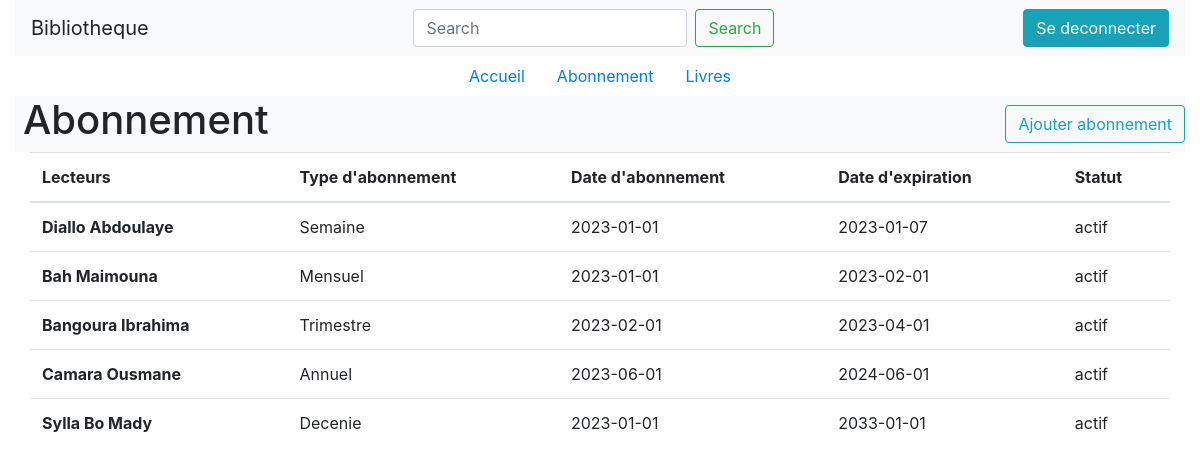
/index.php?page=Abonnement, run on the app's committed database.
### tables this page shows
CREATE TABLE if not EXISTS abonnement(
      id varchar(100) PRIMARY KEY,
      date_abonnement date not null,
      date_expiration date not null,
      statut varchar(16) default 'actif',
      id_personnel varchar(100) NOT null,
      FOREIGN KEY (id_personnel) REFERENCES personnel(id),
      id_lecteur varchar (100) not null,
      FOREIGN key(id_lecteur) REFERENCES lecteur(id),
      id_type_abonnement varchar(100) not null,
      FOREIGN KEY(id_type_abonnement) REFERENCES type_abonnement(id)
  );

CREATE TABLE if not exists lecteur(
      id varchar(100) PRIMARY KEY,
      nom varchar(100) not null,
      prenom varchar(100) not null,
      adresse varchar(255) not null,
      telephone varchar(9) not null,
      email varchar(50),
      date_naissance date not null
  );

CREATE TABLE if not EXISTS type_abonnement(
      id varchar(100) PRIMARY KEY,
      titre_abonnement varchar(50) not null,
      montant decimal not null
  );

### template/listeAbonnement.html.php (the view)
<?php
  $abonnements = $db->query("
    SELECT lecteur.nom nom,lecteur.prenom prenom, type_abonnement.titre_abonnement typeAbonnement, abonnement.date_abonnement dateAbonnement,abonnement.date_expiration dateExpiration,abonnement.statut statut
    FROM abonnement
      INNER JOIN lecteur
        ON lecteur.id=abonnement.id_lecteur
      INNER JOIN type_abonnement
        ON abonnement.id_type_abonnement=type_abonnement.id
   ")->fetchAll();
?>
<table class="table">
  <thead>
    <tr>
      <th scope="col">Lecteurs</th>
      <th scope="col">Type d'abonnement</th>
      <th scope="col">Date d'abonnement</th>
      <th scope="col">Date d'expiration</th>
      <th scope="col">Statut</th>
    </tr>
  </thead>
  <tbody>
    <?php foreach($abonnements as $abonnement):?>
        <tr>
          <th scope="row">
            <?= $abonnement->nom. ' '.$abonnement->prenom  ?>
          </th>
          <td><?= $abonnement->typeAbonnement?></td>
          <td><?= $abonnement->dateAbonnement?></td>
          <td><?= $abonnement->dateExpiration?></td>
          <td><?= $abonnement->statut?></td>
        </tr>
    <?php endforeach; ?>
  </tbody>
</table>

### data on the page
abonnement: id_lecteur.nom "Diallo", id_lecteur.prenom "Abdoulaye", id_type_abonnement.titre_abonnement "Semaine", date_abonnement "2023-01-01", date_expiration "2023-01-07", statut "actif"
abonnement: id_lecteur.nom "Bah", id_lecteur.prenom "Maimouna", id_type_abonnement.titre_abonnement "Mensuel", date_abonnement "2023-01-01", date_expiration "2023-02-01", statut "actif"
abonnement: id_lecteur.nom "Bangoura", id_lecteur.prenom "Ibrahima", id_type_abonnement.titre_abonnement "Trimestre", date_abonnement "2023-02-01", date_expiration "2023-04-01", statut "actif"
abonnement: id_lecteur.nom "Camara", id_lecteur.prenom "Ousmane", id_type_abonnement.titre_abonnement "Annuel", date_abonnement "2023-06-01", date_expiration "2024-06-01", statut "actif"
abonnement: id_lecteur.nom "Sylla", id_lecteur.prenom "Bo Mady", id_type_abonnement.titre_abonnement "Decenie", date_abonnement "2023-01-01", date_expiration "2033-01-01", statut "actif"

### other printed values
$titre "Abonnement"
$titre "abonnement"
